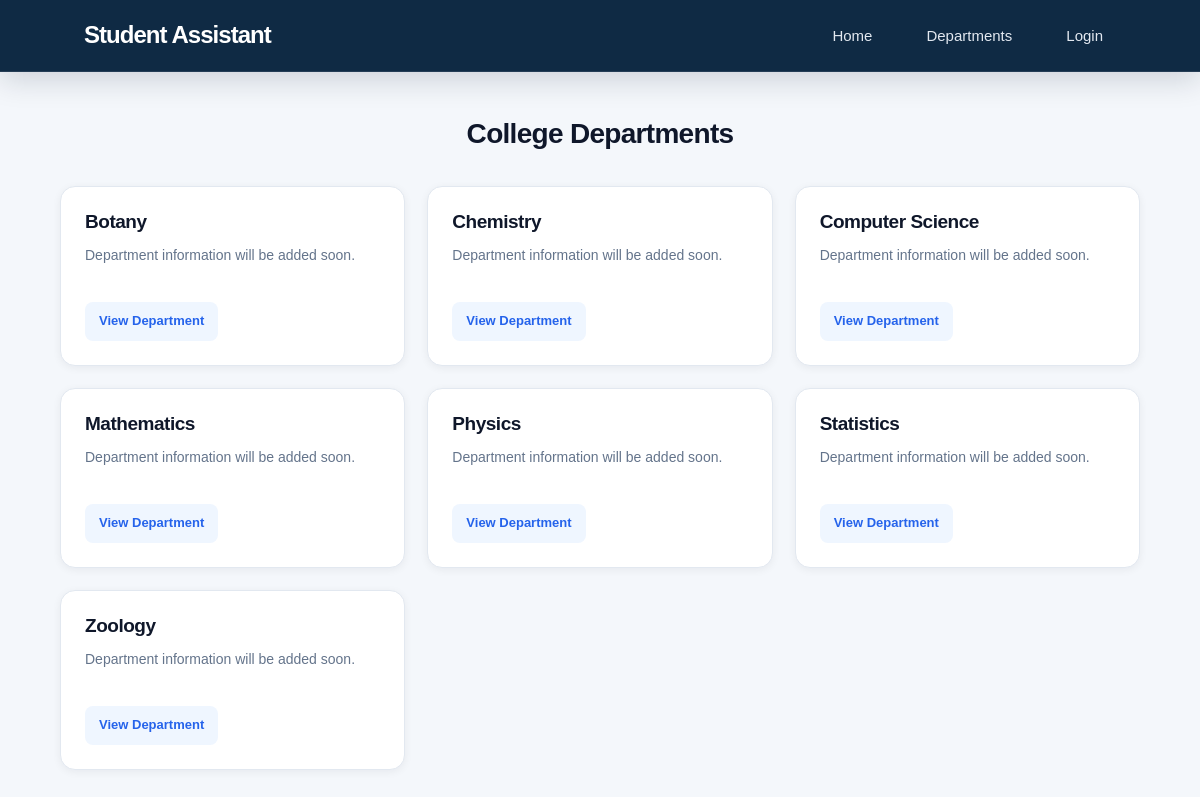
The page /departments on the database its author committed.
### tables this page shows
CREATE TABLE departments (

            department_id INTEGER PRIMARY KEY AUTOINCREMENT,

            name TEXT UNIQUE NOT NULL,

            description TEXT,

            hod_name TEXT,

            hod_email TEXT,

            hod_phone TEXT,

            department_location TEXT
        );

### app.py (the view)
@app.route(
    "/departments"
)
def departments():
    department_list = (
        get_all_departments()
    )
    return render_template(
        "departments.html",
        departments=department_list
    )

### app.py (called while the page is built)
@app.context_processor
def inject_app_name():
    return {
        "app_name": app.config["APP_NAME"]
    }

### database/database.py (called while the page is built)
def connect_database():
    os.makedirs(
        DATA_DIR,
        exist_ok=True
    )
    connection = sqlite3.connect(
        DB_PATH
    )
    connection.row_factory = sqlite3.Row
    connection.execute(
        "PRAGMA foreign_keys = ON"
    )
    return connection

def get_all_departments():
    connection = connect_database()
    cursor = connection.cursor()
    cursor.execute("""
        SELECT *

        FROM departments

        ORDER BY name
    """)
    departments = cursor.fetchall()
    connection.close()
    return departments

### templates/departments.html (shortened to what this page needs)
<!DOCTYPE html>
<html lang="en">
<head>
  <link
    rel="stylesheet"
    href="{{ url_for('static', filename='css/style.css') }}?v=1000"
>
</head>
<body class="departments-page">
    <header class="navbar">
        <h2>{{ app_name }}</h2>
        <nav>
            <a href="{{ url_for('home') }}">
                Home
            </a>
            <a href="{{ url_for('departments') }}">
                Departments
            </a>
            <a href="{{ url_for('login') }}">
                Login
            </a>
        </nav>
    </header>
    <section class="college-details">
        <h2>
            College Departments
        </h2>
        <div class="cards">
            {% for department in departments %}
                <div class="card">
                    <h3>
                        {{ department["name"] }}
                    </h3>
                    <p>
                        {{
                            department["description"]
                            or
                            "Department information will be added soon."
                        }}
                    </p>
                    <br>
                    <a href="{{
                        url_for(
                            'department_details',
                            department_id=department['department_id']
                        )
                    }}">
                        View Department
                    </a>
                </div>
            {% endfor %}
        </div>
    </section>
</body>
</html>

### rows shown on the page
departments: name "Botany", department "Department information will be added soon."
departments: name "Chemistry", department "Department information will be added soon."
departments: name "Computer Science", department "Department information will be added soon."
departments: name "Mathematics", description "Department information will be added soon."
departments: name "Physics", department "Department information will be added soon."
departments: name "Statistics", department "Department information will be added soon."
departments: name "Zoology", department "Department information will be added soon."

### other values the page prints
{{ app_name }} "Student Assistant"
